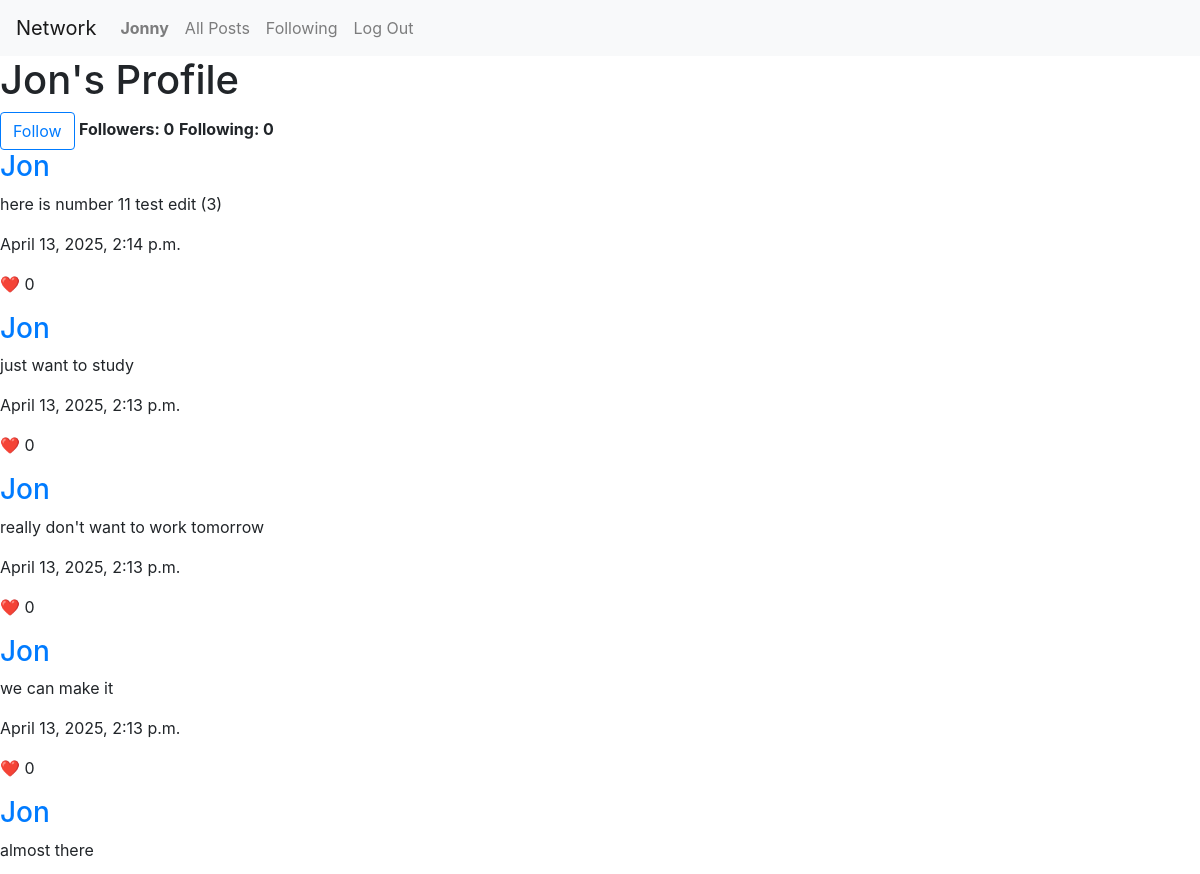
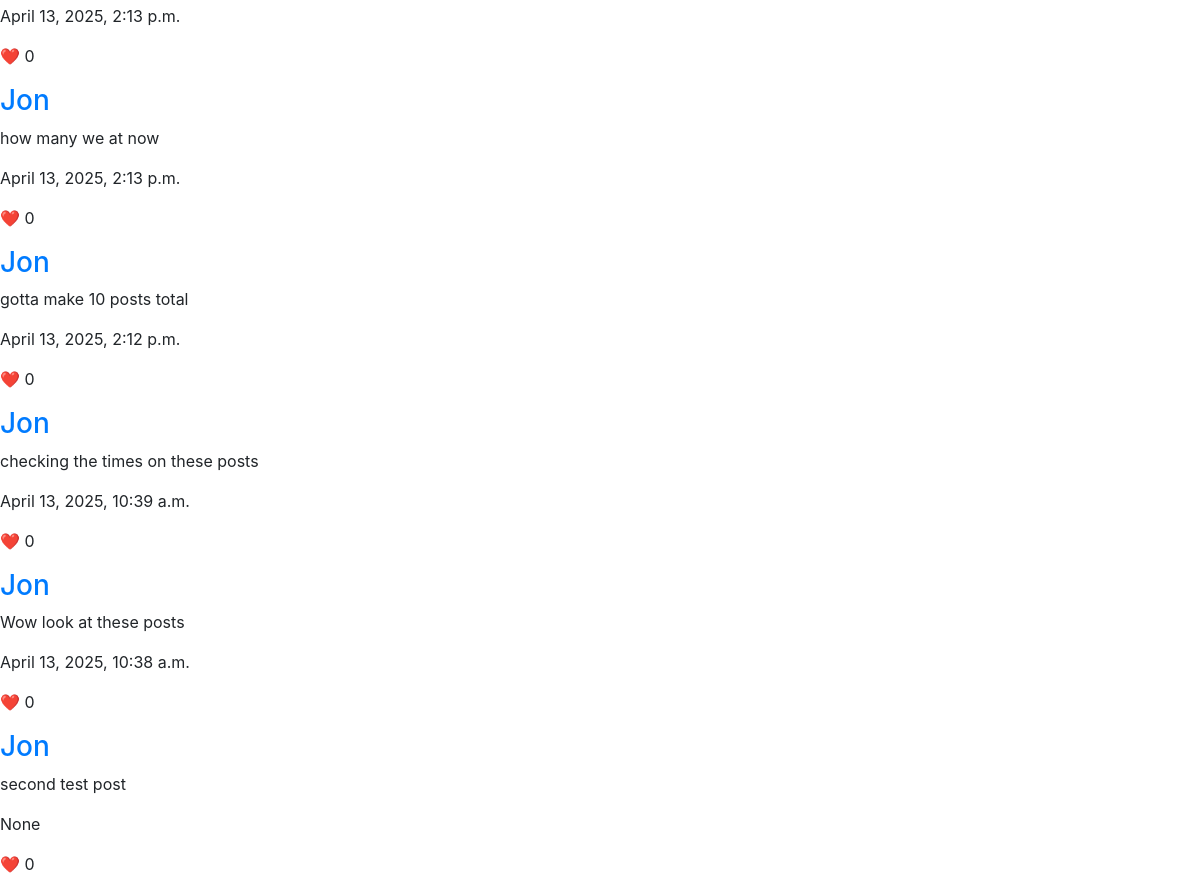
Screenshot of /profile/Jon (signed in) with the database file from the repository (2 pictures, top to bottom).
### network/models.py (models this page shows)
class User(AbstractUser):
    following = models.ManyToManyField("self", symmetrical=False, blank=True, related_name="followers")
    saved_posts = models.ManyToManyField("Post", blank=True, related_name="saved_by")
    @property
    def following_count(self):
        return self.following.count()
    @property
    def follower_count(self):
        return self.followers.count()

class Post(models.Model):
    user = models.ForeignKey("User", on_delete=models.CASCADE, related_name="user_posts")
    content = models.TextField(max_length=512, blank=False, null=False)
    likes = models.ManyToManyField("User", blank=True, related_name="liked_posts")
    timestamp = models.DateTimeField(auto_now_add=True)
    @property
    def like_count(self):
        return self.likes.count()

### network/views.py (the view)
# urls.py: path("profile/<str:username>", views.profile, name="profile"),
def profile(request, username):
    user = User.objects.get(username=username)
    if not user:
        return False #TODO render error page
    return post_paginator(
        request,
        query=user.user_posts.select_related("user").order_by("-timestamp"),
        template="network/profile.html",
        title=f"{user.username}'s Profile",
        user_obj=user
        )

### network/views.py (called while the page is built)
def post_paginator(request, query, template, title, user_obj=None):
    paginator = Paginator(query, 10)
    page_number = request.GET.get("page")
    page_obj = paginator.get_page(page_number)
    return render(request, template, {
        "page_obj": page_obj,
        "title": title,
        "user_obj": user_obj
    })

### network/templates/network/profile.html (shortened to what this page needs)
{% extends "network/layout.html" %}
{% load static %}
{% block body %}
    <h1>{{ user_obj.username }}'s Profile</h1>
    {% if user.is_authenticated %}
        {% if user_obj.username != user.username %}
            <button class="btn btn-outline-primary" id="{% if user_obj.username in user.following %}unfollow-btn{% else %}follow-btn{% endif %}">
                {% if user_obj.username in user.following %}Unfollow{% else %}Follow{% endif %}</button>
        {% endif %}
    {% else %}
        <p class="alert-div">Log in to follow!</p>
    {% endif %}
    <strong>Followers: {{ user_obj.following_count }}</strong>
    <strong>Following: {{ user_obj.follower_count }}</strong>
    {% include "network/partials/load_posts.html" with page_obj=page_obj %}
{% endblock %}

### network/templates/network/layout.html (shortened to what this page needs)
{% load static %}
<!DOCTYPE html>
<html lang="en">
    <head>
        <link rel="stylesheet" href="https://stackpath.bootstrapcdn.com/bootstrap/4.4.1/css/bootstrap.min.css">
        <link href="{% static 'network/styles.css' %}" rel="stylesheet">
    </head>
    <body>
        <nav class="navbar navbar-expand-lg navbar-light bg-light">
            <a class="navbar-brand" href="#">Network</a>
            <div>
              <ul class="navbar-nav mr-auto">
                {% if user.is_authenticated %}
                    <li class="nav-item">
                        <a class="nav-link" href="#"><strong>{{ user.username }}</strong></a>
                    </li>
                {% endif %}
                <li class="nav-item">
                  <a class="nav-link" href="{% url 'index' %}">All Posts</a>
                </li>
                {% if user.is_authenticated %}
                    <li class="nav-item">
                        <a class="nav-link" href="{% url 'following_posts' %}">Following</a>
                    </li>
                    <li class="nav-item">
                        <a class="nav-link" href="{% url 'logout' %}">Log Out</a>
                    </li>
                {% endif %}
              </ul>
            </div>
          </nav>
        <div class="body">
            {% block body %}
            {% endblock %}
        </div>
    </body>
</html>

### network/templates/network/partials/load_posts.html (shortened to what this page needs)
<div class="posts-div">
    {% for post in page_obj %}
        <div class="post-div">
            <h3><a href="{% url 'profile' username=post.user.username %}">{{ post.user.username }}</a></h3>
            <div class="post-text-div">
                <p class="post-text">{{ post.content }}</p>
            </div>
            <p class="small-text">{{ post.timestamp }}</p>
            <p>
                {% if user.is_authenticated %}
                    <span class="like-btn" data-id="{{ post.id }}"
                    data-liked="{% if user in post.likes.all %}true{% else %}false{% endif %}">❤️</span>
                {% else %}
                    🩶
                {% endif %}
                {{ post.like_count }}
            </p>
        </div>
    {% endfor %}
</div>

### rows the page displays
User: username "Jonny"
User: username "Jon", following_count "0", follower_count "0"
Post: user.username "Jon", content "here is number 11 test edit (3)", timestamp "April 13, 2025, 2:14 p.m.", like_count "0"
Post: user.username "Jon", content "just want to study", timestamp "April 13, 2025, 2:13 p.m.", like_count "0"
Post: user.username "Jon", content "really don't want to work tomorrow", timestamp "April 13, 2025, 2:13 p.m.", like_count "0"
Post: user.username "Jon", content "we can make it", timestamp "April 13, 2025, 2:13 p.m.", like_count "0"
Post: user.username "Jon", content "almost there", timestamp "April 13, 2025, 2:13 p.m.", like_count "0"
Post: user.username "Jon", content "how many we at now", timestamp "April 13, 2025, 2:13 p.m.", like_count "0"
Post: user.username "Jon", content "gotta make 10 posts total", timestamp "April 13, 2025, 2:12 p.m.", like_count "0"
Post: user.username "Jon", content "checking the times on these posts", timestamp "April 13, 2025, 10:39 a.m.", like_count "0"
Post: user.username "Jon", content "Wow look at these posts", timestamp "April 13, 2025, 10:38 a.m.", like_count "0"
Post: user.username "Jon", content "second test post", timestamp "None", like_count "0"
